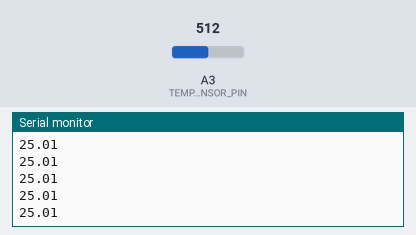
This sketch was run on a simulated Arduino Zero (SAMD21). Parts: the last lines printed to the serial monitor. The test bench sets the inputs (shaded band); at power-on: A3 (TEMP_SENSOR_PIN) = 512 (analog values on the 0–1023 scale).

Above: at 1.2 s.
1.3 s: A3 (TEMP_SENSOR_PIN) set to 716
At 1.31 s:
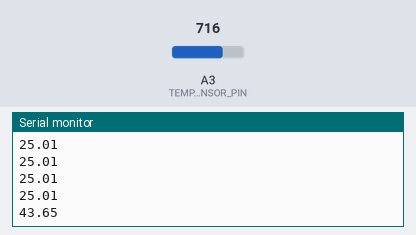
2.8 s: A3 (TEMP_SENSOR_PIN) set to 900
At 2.81 s:
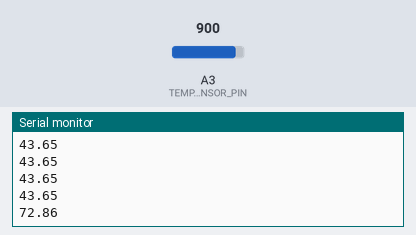
Timing chart, 0 to 5.8 s (numbered marks = the images above; inputs shaded):
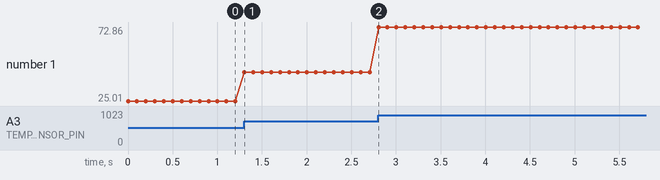

The sketch:

temp_sensor_test.ino
```cpp
int TEMP_SENSOR_PIN = A3;
int sensor_reading; //14 bit reading
int R0 = 100000; //zero power resistance reference
int B = 4275; //sensor constant
float R; //sensor resistance conversion
float temp; //temp conversion in C

void setup() {
  // put your setup code here, to run once:
  analogReadResolution(14); //change to 14-bit resolution
  long baudRate = 9600;
  Serial.begin(baudRate);
}

void loop() {
  // put your main code here, to run repeatedly:
  sensor_reading = analogRead(TEMP_SENSOR_PIN);

  R = 16382.0/sensor_reading-1; // sensor resistance using 14 bit measurement
  temp = 1.0/(log(R)/B+1/298.15)-273.15; // convert to temperature

  //Serial.print("Temperature (C): "); //report temp
  Serial.println(temp);
  delay(100); //for readability
}
```

Measured:
- after the input at 1.3 s, the serial monitor: prints a new line at once (image 1)
- after the input at 2.8 s, the serial monitor: prints a new line at once (image 2)
- plotted number 1: 25.01 → 43.65 after the input at 1.3 s, 43.65 → 72.86 after the input at 2.8 s
